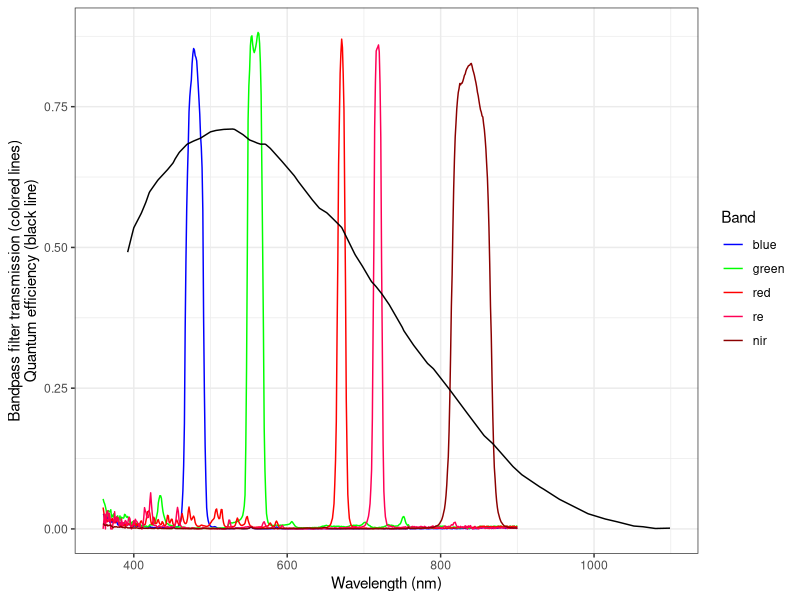
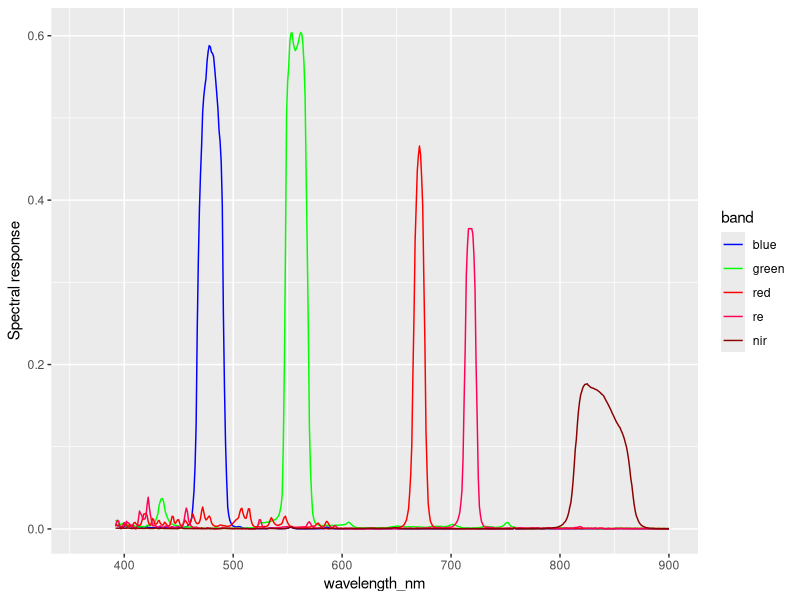
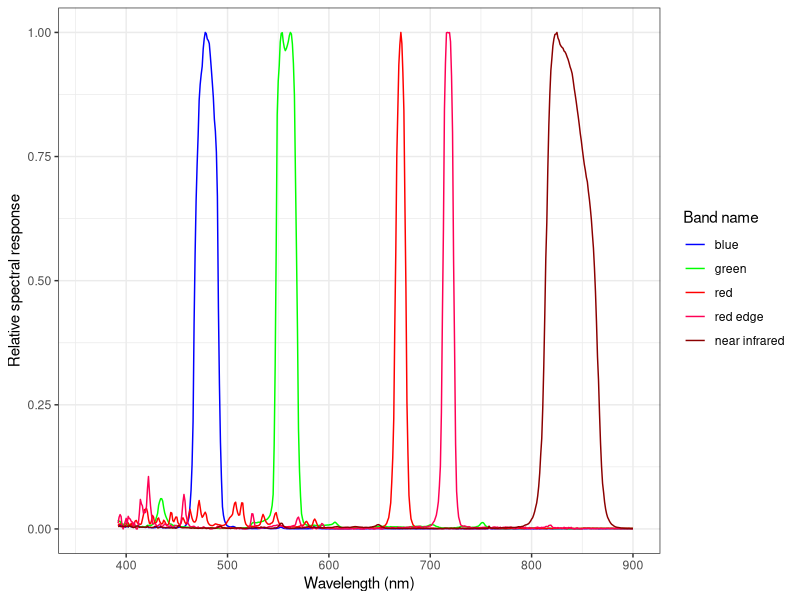
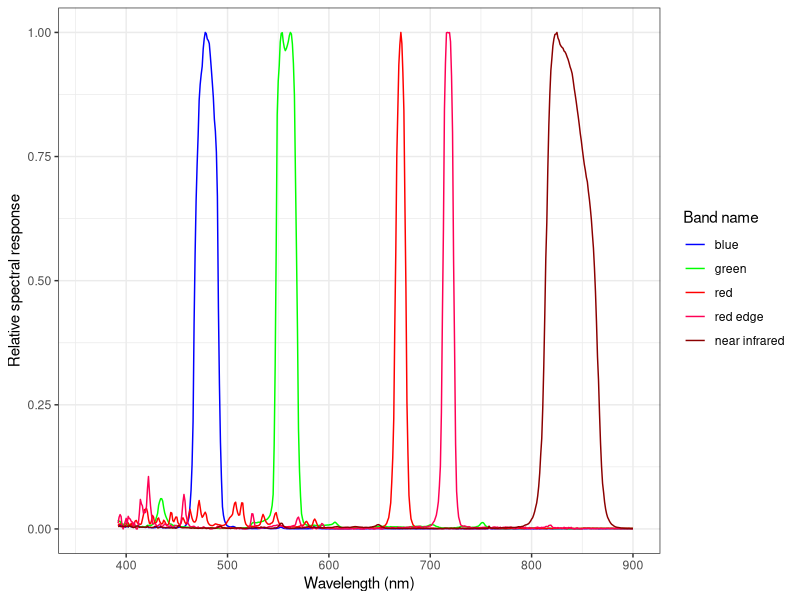

Write R code to recreate these figures, in order.
# Derive the relative spectral response of the Micasense Rededge3 sensor

library(dplyr)
library(tidyr)
library(ggplot2)

# Create directories
dir.create("data/raw", showWarnings = FALSE)
dir.create("data/out", showWarnings = FALSE)

# Micasense Rededge3 basic sensor characteristics ------------------------------
# Note that the convention for the Micasense sensors is to 
# call the red edge band the 5th channel, even though it
# would be the 4th channel if counting sequentially from
# shortest wavelength to longest wavelength

# These come from the product user's guide 
# (https://support.micasense.com/hc/en-us/articles/215261448-RedEdge-User-Manual-PDF-Download-)

micasense_rededge3_characteristics <- 
  data.frame(channel = c(1:3, 5, 4), 
             band = c("blue", "green", "red", "re", "nir"), 
             fwhm = c(20, 20, 10, 10, 40),
             center = c(475, 560, 668, 717, 840))

write.csv(x = micasense_rededge3_characteristics, 
          file = "data/out/micasense-rededge3_sensor-characteristics.csv",
          row.names = FALSE)

# Micasense Rededge3 relative spectral response --------------------------------
# Note these data came directly from Micasense and we were told there are no
# restrictions on sharing/publishing them
# If you have a different Micasense sensor (or one from a different company),
# reach out to the company to see whether they'll share the response curves
# for the instrument

# quantum efficiency of silicon chip in RedEdge 3 camera
qe <- 
  readr::read_csv("data/raw/MicasenseQEvals_trim.csv", skip = 1) %>% 
  dplyr::mutate(qe = QE_percent * 0.01) %>% 
  setNames(c("wavelength_nm", "qe_pct", "qe"))

# bandpass filter sensitivity
filters <-
  read.csv("data/out/RedEdge_3_Filters_srs.csv", check.names = FALSE) %>% 
  dplyr::rename(wavelength_nm = `Wavlength (nm)`, 
                blue = `Band 1`,
                green = `Band 2`,
                red = `Band 3`,
                `re` = `Band 5`,
                `nir` = `Band 4`) %>% 
  tidyr::pivot_longer(names_to = "band", values_to = "transmission", cols = -1) %>% 
  dplyr::mutate(band = factor(band, levels = c("blue", "green", "red", "re", "nir")))

# Plot both 
ggplot() +
  geom_line(data = filters, mapping = aes(x = wavelength_nm, y = transmission, col = band)) +
  scale_color_manual(values = c("blue", "green", "red", "#ff0055", "darkred")) +
  theme_bw() +
  geom_line(data = qe, mapping = aes(x = wavelength_nm, y = qe)) +
  labs(x = "Wavelength (nm)",
       y = "Bandpass filter transmission (colored lines)\nQuantum efficiency (black line)",
       color = "Band")

# Join the two datasets and combine the two sensitivities (bandpass filter and silicon chip quantum efficiency)
rsr <-
  filters %>% 
  dplyr::left_join(qe, by = "wavelength_nm") %>% 
  dplyr::mutate(spectral_response = transmission * qe)

# Plot the raw combination
ggplot(rsr, aes(x = wavelength_nm, y = spectral_response, color = band)) +
  geom_line() +
  scale_color_manual(values = c("blue", "green", "red", "#ff0055", "darkred")) +
  labs(y = "Spectral response")

# Peak normalize the combined sensitivity per band
rsr <-
  rsr %>% 
  dplyr::mutate(band = as.character(band)) %>% 
  dplyr::mutate(band_fullname = case_when(band == "re" ~ "red edge",
                                          band == "nir" ~ "near infrared",
                                          TRUE ~ band)) %>% 
  dplyr::mutate(band_fullname = factor(band_fullname, levels = c("blue", "green", "red", "red edge", "near infrared"))) %>% 
  dplyr::group_by(band_fullname) %>% 
  dplyr::mutate(relative_spectral_response = spectral_response / max(spectral_response, na.rm = TRUE)) %>% 
  dplyr::ungroup()

ggplot(rsr, aes(x = wavelength_nm, y = relative_spectral_response, color = band_fullname)) +
  geom_line() +
  scale_color_manual(values = c("blue", "green", "red", "#ff0055", "darkred")) +
  labs(color = "Band name",
       x = "Wavelength (nm)",
       y = "Relative spectral response") +
  theme_bw()

ggsave("figs/micasense-rededge3-relative-spectral-response.png")

write.csv(x = rsr, 
          file = "data/out/micasense-rededge3-relative-spectral-response.csv", 
          row.names = FALSE)
